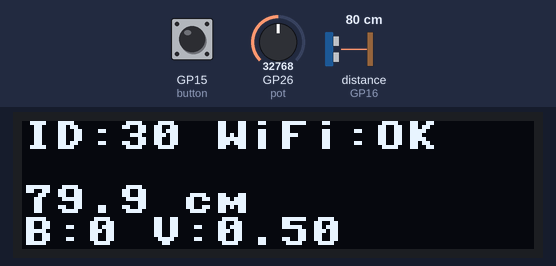
A program run on a simulated Raspberry Pi Pico running MicroPython. Shown: 128×32 one-colour display. The inputs (shaded band) are chosen by the test bench; at power-on: distance to the obstacle (sensor on GP16) 80 cm, GP26 (pot) = 32768, GP15 (button) HIGH (analog values on the 0–65535 scale). The echo pulse lasts 58.3 µs per cm; WiFi joins after 1.5 s; files the program writes start out absent; the interpreter's speed is modelled, so counts of loop turns are approximate; the clock reads 2024-03-15 10:24:30 at power-on unless the program sets it; library files of the repository ran but are not shown: ssd1306.py.

Above: at 4.4 s.
4.5 s: distance to the obstacle (sensor on GP16) set to 2 cm
At 5.5 s:
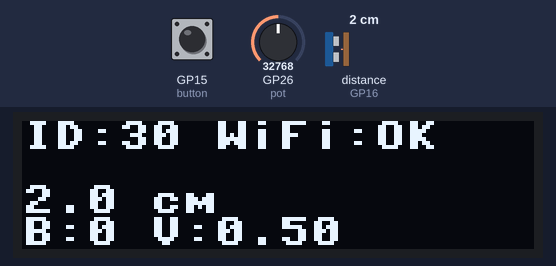
6.0 s: GP26 (pot) set to 45874
At 6.4 s:
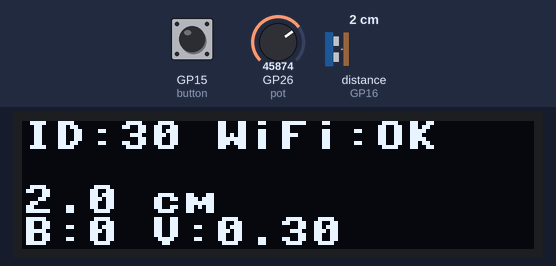
7.5 s: GP15 (button) pulled LOW for 0.15 s
At 7.61 s:
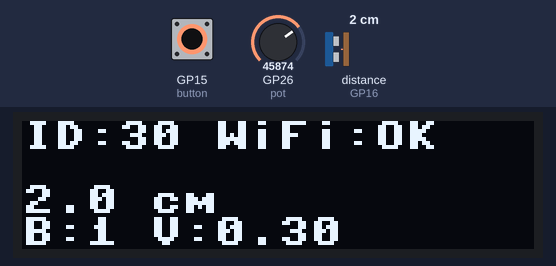
9.1 s: distance to the obstacle (sensor on GP16) set to 4 cm
At 10.0 s:
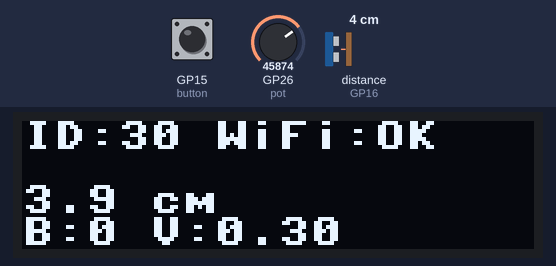
10.6 s: GP15 (button) pulled LOW for 1 s
At 11.0 s:
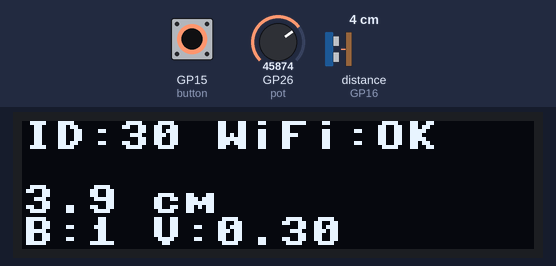
13.2 s: GP26 (pot) set to 32767
At 14.6 s:
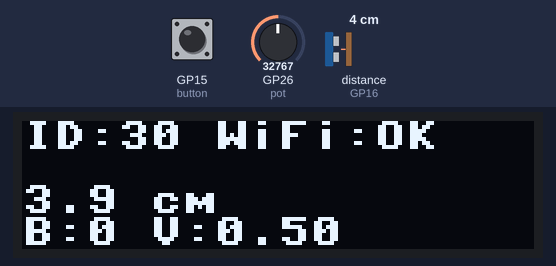
Timing chart, 0 to 15.8 s (numbered marks = the images above; inputs shaded):
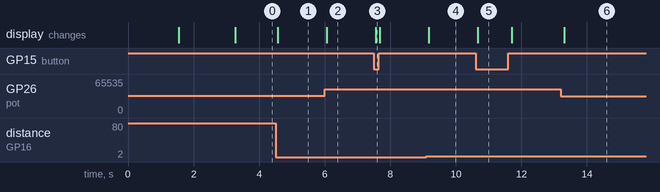

Measured:
- after the input at 4.5 s, the display: changes after 0.07 s (image 1)
- after the input at 6.0 s, the display: changes after 0.07 s (image 2)
- after the input at 7.5 s, the display: changes after 0.06 s (image 3)
- after the input at 9.1 s, the display: changes after 0.07 s (image 4)
- after the input at 10.6 s, the display: changes after 0.07 s (image 5)
- after the input at 13.2 s, the display: changes after 0.11 s (image 6)

The program:

main.py
```python
"""
main.py

Pico W / Pico 2W application:
  - Reads distance from HC-SR04
  - Sends distance (cm), pot value, button press, and device ID over UDP as OSC
  - Updates SSD1306 OLED (128x32)

Robust boot behavior:
  - Waits briefly at boot so the OLED is ready on battery power
  - Retries OLED init
  - Logs boot progress and exceptions to boot-log.txt
  - Safe mode: hold button at boot to skip the main application
"""

import network
import socket
import struct
import time
import machine
from machine import Pin, ADC, I2C
import ssd1306

# ----------------------------
# Configuration
# ----------------------------

SSID = "NETGEAR75"
PASSWORD = "*********"

UDP_IP = "192.168.1.2"
UDP_PORT = 9000

BOX_ID = 30

# Pins
TRIG_PIN = 17
ECHO_PIN = 16
BUTTON_PIN = 15
POT_ADC = 26

# OLED
OLED_WIDTH = 128
OLED_HEIGHT = 32
OLED_ADDR = 0x3C
OLED_I2C_ID = 0
OLED_SDA = 0
OLED_SCL = 1
OLED_FREQ = 400000

# Debounce delay at 50ms
debounce_delay_s = 0.05

# ----------------------------
# Logging
# ----------------------------

def log(msg):
    try:
        with open('boot-log.txt', 'a') as f:
            f.write('%d reset_cause=%d %s\n' % (time.time(), machine.reset_cause(), msg))
    except Exception:
        pass

# ----------------------------
# Boot pacing + safe mode
# ----------------------------

button = Pin(BUTTON_PIN, Pin.IN, Pin.PULL_UP)

time.sleep(1.5)  # critical: give OLED time to power up on battery boot
log('boot: entered main.py')

if button.value() == 0:
    log('boot: SAFE MODE (button held), skipping app')
    while True:
        time.sleep(1)

# ----------------------------
# Hardware setup (non-OLED)
# ----------------------------

trigger = Pin(TRIG_PIN, Pin.OUT)
echo = Pin(ECHO_PIN, Pin.IN)
pot = ADC(POT_ADC)

last_pressed = 0
last_button_time_ms = 0

# ----------------------------
# OSC helper functions
# ----------------------------

def pad_osc_string(s):
    b = s.encode("utf-8") + b"\x00"
    while (len(b) % 4) != 0:
        b += b"\x00"
    return b

def build_osc_message(address, types, args):
    msg = pad_osc_string(address)
    msg += pad_osc_string("," + types)

    for t, arg in zip(types, args):
        if t == "f":
            msg += struct.pack(">f", float(arg))
        elif t == "i":
            msg += struct.pack(">i", int(arg))
    return msg

# ----------------------------
# Read functions
# ----------------------------

def read_distance(timeout_us=30000):
    trigger.low()
    time.sleep_us(2)
    trigger.high()
    time.sleep_us(10)
    trigger.low()

    t0 = time.ticks_us()
    while echo.value() == 0:
        if time.ticks_diff(time.ticks_us(), t0) > timeout_us:
            return None

    start = time.ticks_us()

    while echo.value() == 1:
        if time.ticks_diff(time.ticks_us(), start) > timeout_us:
            return None

    end = time.ticks_us()
    duration = time.ticks_diff(end, start)
    return (duration / 2.0) / 29.1

def read_volume():
    raw = pot.read_u16()
    return 1.0 - (raw / 65535.0)

def read_pressed_semantic():
    return 1 if button.value() == 0 else 0

# ----------------------------
# OLED init with retry
# ----------------------------

def init_oled(retries=5, delay_s=0.4):
    last_exc = None
    for k in range(retries):
        try:
            i2c = I2C(OLED_I2C_ID, sda=Pin(OLED_SDA), scl=Pin(OLED_SCL), freq=OLED_FREQ)
            addrs = i2c.scan()
            log('oled: i2c scan attempt %d: %s' % (k + 1, str(addrs)))

            oled = ssd1306.SSD1306_I2C(OLED_WIDTH, OLED_HEIGHT, i2c, addr=OLED_ADDR)
            oled.fill(0)
            oled.text('BOOTING...', 0, 0)
            oled.text('ID:%d' % BOX_ID, 0, 8)
            oled.show()
            log('oled: init OK')
            return oled
        except Exception as e:
            last_exc = e
            log('oled: init failed attempt %d: %r' % (k + 1, e))
            time.sleep(delay_s)

    raise last_exc

oled = init_oled()

def update_oled(dist_cm, vol, pressed, wifi_ok):
    wf_txt = "OK" if wifi_ok else "down"
    line0 = "ID:%d WiFi:%s" % (BOX_ID, wf_txt)
    line1 = ""
    if dist_cm is None:
        line2 = "---.- cm"
    else:
        line2 = "%.1f cm" % dist_cm
    line3 = "B:%d V:%.2f" % (pressed, vol)

    oled.fill(0)
    oled.text(line0[:16], 0, 0)
    oled.text(line1[:16], 0, 8)
    oled.text(line2[:16], 0, 16)
    oled.text(line3[:16], 0, 24)
    oled.show()

# ----------------------------
# Networking setup
# ----------------------------

log('wifi: starting')
wlan = network.WLAN(network.STA_IF)
wlan.active(True)
wlan.connect(SSID, PASSWORD)

wifi_timeout_s = 15
t_start_ms = time.ticks_ms()

while (not wlan.isconnected()) and (time.ticks_diff(time.ticks_ms(), t_start_ms) < wifi_timeout_s * 1000):
    update_oled(None, 0.0, read_pressed_semantic(), False)
    time.sleep(0.2)

if wlan.isconnected():
    log('wifi: connected %s' % (str(wlan.ifconfig()),))
else:
    log('wifi: not connected (continuing)')

sock = socket.socket(socket.AF_INET, socket.SOCK_DGRAM)
log('udp: socket created')

# ----------------------------
# Main loop
# ----------------------------

log('loop: enter')

while True:
    dist = read_distance()
    vol = read_volume()
    pressed = read_pressed_semantic()
    wifi_ok = wlan.isconnected()

    msg_id = build_osc_message("/boxID", "i", [BOX_ID])
    sock.sendto(msg_id, (UDP_IP, UDP_PORT))

    dist_to_send = dist if (dist is not None) else 0.0
    msg_dist = build_osc_message("/distanceCM", "f", [dist_to_send])
    msg_vol = build_osc_message("/pot", "f", [vol])
    sock.sendto(msg_dist, (UDP_IP, UDP_PORT))
    sock.sendto(msg_vol, (UDP_IP, UDP_PORT))

    now_ms = time.ticks_ms()
    # last_pressed, last_button_time_ms  # MicroPython allows this at module scope
    if (pressed != last_pressed) and (time.ticks_diff(now_ms, last_button_time_ms) > int(debounce_delay_s * 1000)):
        last_button_time_ms = now_ms
        msg_btn = build_osc_message("/button", "i", [pressed])
        sock.sendto(msg_btn, (UDP_IP, UDP_PORT))
        last_pressed = pressed

    update_oled(dist, vol, pressed, wifi_ok)
    time.sleep(0.1)
```
